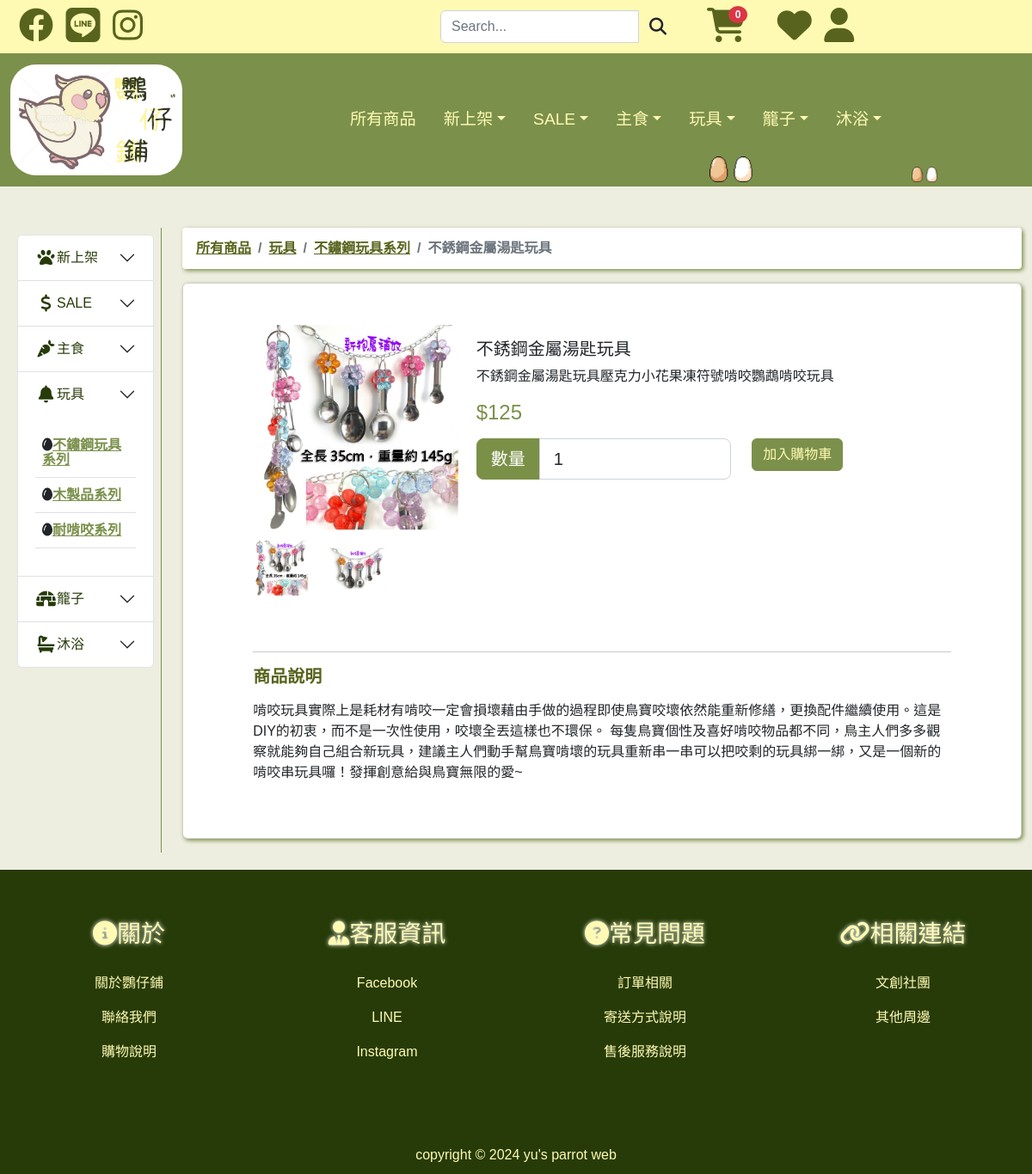
Screenshot of /goods.php?p_id=13 with the database file from the repository.
### tables this page shows
CREATE TABLE `pyclass` (
  `classid` int(3) NOT NULL COMMENT '產品類別',
  `level` int(2) NOT NULL COMMENT '所在層級',
  `fonticon` varchar(30) NOT NULL COMMENT '字型圖示',
  `cname` varchar(30) NOT NULL COMMENT '類別名稱',
  `sort` int(3) NOT NULL COMMENT '列表排序',
  `uplink` int(3) NOT NULL COMMENT '上層連結',
  `create_date` timestamp NOT NULL DEFAULT current_timestamp() ON UPDATE current_timestamp() COMMENT '建立時間與更新時間'
);

CREATE TABLE `product` (
  `p_id` int(10) NOT NULL COMMENT '產品編號',
  `classid` int(3) NOT NULL COMMENT '產品類別',
  `p_name` varchar(200) NOT NULL COMMENT '產品名稱',
  `p_intro` varchar(200) DEFAULT NULL COMMENT '產品簡介',
  `p_price` int(11) DEFAULT NULL COMMENT '產品單價',
  `p_open` tinyint(1) NOT NULL DEFAULT 1 COMMENT '上架',
  `p_content` text DEFAULT NULL COMMENT '產品詳細規格',
  `p_date` timestamp NULL DEFAULT current_timestamp() COMMENT '產品輸入日期'
);

CREATE TABLE `product_img` (
  `img_id` int(11) NOT NULL COMMENT '圖檔編號',
  `p_id` int(10) NOT NULL COMMENT '產品編號',
  `img_file` varchar(100) NOT NULL COMMENT '圖檔名稱',
  `sort` int(2) NOT NULL COMMENT '圖片順序',
  `create_date` timestamp NOT NULL DEFAULT current_timestamp() COMMENT '建立日期'
);

### mod/goods_content.php (the view, shortened to what this page needs)
<div class="card mb-3">
    <div class="row g-0 mt-5">
        <div class="col-md-1"></div>
        <div class="col-md-3">
            <?php
            $SQLstring = sprintf("SELECT * FROM product_img WHERE product_img.p_id=%d ORDER BY sort", $_GET['p_id']);
            $img_rs = $link->query($SQLstring);
            $imgList = $img_rs->fetch();
            ?>
            <img id="showGoods" name="showGoods" src="product_img/<?php echo $imgList['img_file']; ?>" class="img-fluid rounded-start" alt="<?php echo $data['p_name']; ?>" title="<?php echo $data['p_name']; ?>">
            <div class="row mt-2">
                <?php do { ?>
                    <div class="col-md-4">
                        <a href="product_img/<?php echo $imgList['img_file']; ?>" rel="group" class="fancybox" title="<?php echo $data['p_name']; ?>">
                            <img src="product_img/<?php echo $imgList['img_file']; ?>" alt="<?php echo $data['p_name']; ?>" title="<?php echo $data['p_name']; ?>" class="img-fluid">
                        </a>
                    </div>
                <?php } while ($imgList = $img_rs->fetch()); ?>
            </div>
        </div>
        <div class="col-md-8">
            <div class="card-body">
                <h5 class="card-title"><?php echo $data['p_name']; ?></h5>
                <p class="card-text"><?php echo $data['p_intro']; ?></p>
                <h4 class="color_price">$<?php echo $data['p_price']; ?></h4>
                <div class="row mt-3">
                    <div class="col-md-6">
                        <div class="input-group input-group-lg">
                            <span class="input-group-text color_count" id="inputGroup-sizing-lg">數量</span>
                            <input type="number" id="qty" name="qty" class="form-control" aria-label="Sizing example input" aria-describedby="inputGroup-sizing-lg" value="1">
                        </div>
                    </div>
                    <div class="col-md-6">
                        <button name="button01" id="button01" type="button" class="btn btn-parrot3" onclick="addcart(<?php echo $data['p_id']; ?>)">加入購物車</button>
                    </div>
                </div>
            </div>
        </div>
        <div class="col-md-1"></div>
        <div class="col-md-10 pt-5 pb-5">
            <hr>
            <h5 class="pb-2 p_content">商品說明</h5>
            <p><?php echo $data['p_content']; ?></p>
        </div>
    </div>
</div>

### goods.php (shortened to what this page needs)
<?php require_once('connections/conn_db.php'); ?>
<!doctype html>
<html lang="zh-TW">
<head>
    <?php require_once("./mod/headfile.php"); ?>
</head>
<body>
    <section class="header">
        <?php require_once("./mod/header.php") ?>
    </section>
    <section class="content">
        <div class="container-fluid">
            <div class="row mt-5">
                <div class="col-md-2">
                    <?php require_once("./mod/sidebar.php"); ?>
                </div>
                <div class="col-md-10">
                    <?php require_once("./mod/breadcrumb.php"); ?>
                    <?php require_once("./mod/goods_content.php"); ?>
                </div>
            </div>
        </div>
    </section>
    <section class="footer">
        <?php require_once("./mod/footer.php"); ?>
    </section>
</body>
</html>

### mod/headfile.php (shortened to what this page needs)
<link href="https://cdn.jsdelivr.net/npm/bootstrap@5.2.3/dist/css/bootstrap.min.css" rel="stylesheet">
<link rel="stylesheet" href="style.css">
<link rel="stylesheet" href="https://use.fontawesome.com/releases/v6.2.1/css/all.css">
<link rel="stylesheet" href="fancybox-2.1.7/source/jquery.fancybox.css">

### mod/header.php (shortened to what this page needs)
<div class="container-fluid">
    <div class="search row">
        <div class="col-md-5">
            <a href="#" title="facebook"><i class="fa-brands fa-facebook"></i></a>
            <a href="#" title="LINE"><i class="fa-brands fa-line"></i></a>
            <a href="#" title="Instagram"><i class="fa-brands fa-instagram"></i></a>
        </div>
        <div class="col-md-3">
            <div class="searchbar">
                <form name="search" action="./product.php" id="search" method="get">
                    <div class="input-group">
                        <input type="text" name="search_name" id="search_name" class="form-control" placeholder="Search..." value="<?php echo (isset($_GET['search_name'])) ? $_GET['search_name'] : ''; ?>" required>
                        <span class="input-group-bth">
                            <button class="btn btn-default" type="submit">
                                <i class="fas fa-search fa-lg"></i>
                            </button>
                        </span>
                    </div>
                </form>
            </div>
        </div>
        <?php
        $SQLstring = "SELECT * FROM cart WHERE orderid is NULL AND ip='" . $_SERVER['REMOTE_ADDR'] . "'";
        $cart_rs = $link->query($SQLstring);
        ?>
        <div class="col-md-4">
            <a href="./cart.php" title="購物車"><i class="fa-solid fa-cart-shopping"></i><span class="badge text-bg-danger"><?php echo ($cart_rs) ? $cart_rs->rowCount() : ''; ?></span></a>
            <a href="#" title="願望清單"><i class="fa-solid fa-heart"></i></a>
            <?php if (!isset($_SESSION['login'])) { ?>
                <a href="./login.php" title="會員中心"><i class="fa-solid fa-user"></i></a>
            <?php } else { ?>
                <a href="#" title="會員中心"><i class="fa-solid fa-user"></i></a>
                <a class="nav-link right" href="javascript:void(0);" title="登出" onclick="btn_confirmLink('是否確定登出？','./mod/logout.php')"><i class="fa-solid fa-right-from-bracket logout"></i></a>
            <?php } ?>
        </div>
    </div>
    <div class="nav row">
        <nav class="navbar navbar-expand-lg">
            <div class="container-fluid">
                <a class="navbar-brand" href="./index.php"><img src="./images/logo.jpg" alt="logo" class="logo" title="鸚仔鋪"></a>
                <div class="collapse navbar-collapse" id="navbarSupportedContent">
                    <ul class="navbar-nav mx-auto mb-2 mb-lg-0">
                        <li class="nav-item">
                            <a class="nav-link" aria-current="page" href="./product.php">所有商品</a>
                        </li>
                        <?php multiList01(); ?>
                    </ul>
                </div>
                <div class="parrotImg">
                    <img src="./images/egg.png" alt="" width="50px">
                    <img src="./images/egg.png" alt="" width="30px">
                </div>
            </div>
        </nav>
    </div>
</div>
<?php
function multiList01()
{
    global $link;
    $SQLstring = "SELECT * FROM pyclass WHERE level=1 ORDER BY sort";
    $pyclass01 = $link->query($SQLstring);
?>
    <?php while ($pyclass01_Rows = $pyclass01->fetch()) { ?>
        <li class="nav-item dropdown">
            <a class="nav-link dropdown-toggle" href="#" role="button" data-bs-toggle="dropdown" aria-expanded="false"><?php echo $pyclass01_Rows['cname']; ?></a>
        </li>
    <?php } ?>
<?php } ?>

### mod/sidebar.php (shortened to what this page needs)
<div class="sidebar pe-2 ps-2 pt-2">
    <?php
    $SQLstring = "SELECT * FROM pyclass WHERE level=1 ORDER BY sort";
    $pyclass01 = $link->query($SQLstring);
    ?>
    <div class="accordion" id="accordionExample">
        <?php while ($pyclass01_Rows = $pyclass01->fetch()) {
            $i = $pyclass01_Rows['classid']; ?>
            <div class="accordion-item">
                <h2 class="accordion-header" id="headingOne<?php echo $i; ?>">
                    <button class="accordion-button collapsed" type="button" data-bs-toggle="collapse" data-bs-target="#collapseOne<?php echo $i; ?>" aria-expanded="true" aria-controls="collapseOne<?php echo $i; ?>">
                        <i class="fas <?php echo $pyclass01_Rows['fonticon']; ?> fa-lg fa-fw"></i><?php echo $pyclass01_Rows['cname']; ?>
                    </button>
                </h2>
                <?php
                if (isset($_GET['p_id'])) {
                    $SQLstring = sprintf("SELECT uplink FROM pyclass,product WHERE pyclass.classid=product.classid AND p_id=%d", $_GET['p_id']);
                    $classid_rs = $link->query($SQLstring);
                    $data = $classid_rs->fetch();
                    $ladder = $data['uplink'];
                } elseif (isset($_GET['level']) && $_GET['level'] == 1) {
                    $ladder = $_GET['classid'];
                } elseif (isset($_GET['classid'])) {
                    $SQLstring = "SELECT uplink FROM pyclass where level=2 and classid=" . $_GET['classid'];
                    $classid_rs = $link->query($SQLstring);
                    $data = $classid_rs->fetch();
                    $ladder = $data['uplink'];
                } else {
                    $ladder = 1;
                }
                $SQLstring = sprintf("SELECT * FROM pyclass where level=2 and uplink=%d order by sort", $pyclass01_Rows['classid']);
                $pyclass02 = $link->query($SQLstring);
                ?>
                <div id="collapseOne<?php echo $i; ?>" class="accordion-collapse collapse <?php echo ($i == $ladder) ? 'show' : ''; ?>" aria-labelledby="headingOne<?php echo $i; ?>" data-bs-parent="#accordionExample">
                    <div class="accordion-body">
                        <table class="table">
                            <tbody>
                                <?php while ($pyclass02_Rows = $pyclass02->fetch()) { ?>
                                    <tr>
                                        <td>
                                            <em class="fas <?php echo $pyclass02_Rows['fonticon']; ?>"><a href="product.php?classid=<?php echo $pyclass02_Rows['classid']; ?>"><?php echo $pyclass02_Rows['cname']; ?></a>
                                        </td>
                                    </tr>
                                <?php } ?>
                            </tbody>
                        </table>
                    </div>
                </div>
            </div>
        <?php $i++;
        } ?>
    </div>
</div>

### mod/breadcrumb.php (shortened to what this page needs)
<?php
$level1Open = "";
$level2Open = "";
$level3Open = "";
if(isset($_GET['p_id']) && $_GET['p_id'] != ""){
    $SQLstring = sprintf("SELECT * FROM product,pyclass,(SELECT classid as upclassid, level as uplevel, cname as upcname FROM pyclass WHERE level=1) as uplevel WHERE product.classid=pyclass.classid AND pyclass.uplink=uplevel.upclassid AND product.p_id=%d",$_GET['p_id']);
    $classid_rs = $link->query($SQLstring);
    $data = $classid_rs->fetch();
    $level1Cname = $data['upcname'];
    $level1Upclassid=$data['upclassid'];
    $level1 = $data['uplevel'];
    $level1Open = '<li class="breadcrumb-item"><a href="product.php?classid=' . $level1Upclassid . '&level=' . $level1 . '">' . $level1Cname . '</a></li>';
    $level2Cname = $data['cname'];
    $level2Classid = $data['classid'];
    $level2Open = '<li class="breadcrumb-item"><a href="product.php?classid='.$level2Classid.'">'.$level2Cname.'</a></li>';
    $level3Open = '<li class="breadcrumb-item active" aria-current="page">'.$data['p_name'].'</li>';
} elseif(isset($_GET['search_name'])){
    $level1Open='<li class="breadcrumb-item active" aria-current="page">關鍵字查詢：'.$_GET['search_name'].'</li>';
}
?>
<nav aria-label="breadcrumb">
    <ol class="breadcrumb">
        <li class="breadcrumb-item"><a href="./product.php">所有商品</a></li>
        <?php echo $level1Open.$level2Open.$level3Open; ?>
    </ol>
</nav>

### mod/footer.php
<div class="container-fluid">
    <div class="row about mt-5 text-center">
        <div class="col-md-3">
            <h3><i class="fa-solid fa-circle-info"></i>關於</h3>
            <p><a href="#">關於鸚仔鋪</a></p>
            <p><a href="#">聯絡我們</a></p>
            <p><a href="#">購物說明</a></p>
        </div>
        <div class="col-md-3">
            <h3><i class="fa-solid fa-user-tie"></i>客服資訊</h3>
            <p><a href="#">Facebook</a></p>
            <p><a href="#">LINE</a></p>
            <p><a href="#">Instagram</a></p>
        </div>
        <div class="col-md-3">
            <h3><i class="fa-solid fa-circle-question"></i>常見問題</h3>
            <p><a href="#">訂單相關</a></p>
            <p><a href="#">寄送方式說明</a></p>
            <p><a href="#">售後服務說明</a></p>
        </div>
        <div class="col-md-3">
            <h3><i class="fa-solid fa-link"></i>相關連結</h3>
            <p><a href="#">文創社團</a></p>
            <p><a href="#">其他周邊</a></p>
        </div>
    </div>
    <div class="row copy text-center">
        <div class="col-md-12">
            copyright &copy; 2024 yu's parrot web
        </div>
    </div>
</div>

### style.css (style rules this page uses)
* { padding: 0px; margin: 0px; box-sizing: border-box; font-family: Arial, '微軟正黑體'; }
body { background-color: #eeeee0; }
.header { background-color: #FFFAB3; }
.header .search a { color: #58641D; font-size: 2.5em; margin-left: 10px; }
.nav ul li { margin-left: 1em; }
.header .searchbar { padding-top: 12px; padding-bottom: 12px; }
.nav { background-color: #7b904b; }
.nav li a { color: #FFFAB3; font-size: 1.2em; }
.parrotImg { position: absolute; right: 0; bottom: 5px; display: flex; align-items: flex-end; }
.parrotImg img { margin-right: 5px; bottom: 0; }
.logo { width: 200px; border-radius: 30px; }
.content .card { box-shadow: 2px 2px 5px #7B904B; }
.footer { margin-top: 20px; padding-top: 10px; background-color: #273B09; }
.about { color: #FFFAB3; }
.about h3 { margin-bottom: 1em; text-shadow: 0px 0px 5px #fff; }
.about p a { color: #FFFAB3; text-decoration: none; }
.copy { color: #FFFAB3; padding-top: 5em; padding-bottom: 10px; }
.sidebar { height: 100%; border-right: 1px solid #7B904B; }
.sidebar a { color: #7b904b; }
.sidebar .accordion { --bs-accordion-color: #273B09; --bs-accordion-bg: #fff; --bs-accordion-btn-color: #273B09; --bs-accordion-btn-focus-border-color: #7b904b; --bs-accordion-active-color: #273B09; --bs-accordion-active-bg: #FFFAB3; --bs-accordion-btn-focus-box-shadow: 0 0 0 0.25rem rgba(94, 168, 116, 0.25); }
.breadcrumb { display: flex; flex-wrap: wrap; padding: 0.75rem 1rem; margin-bottom: 1rem; list-style: none; border-radius: 0.25rem; box-shadow: 2px 2px 5px #7B904B; font-weight: bolder; background-color: #fff; }
.breadcrumb a { color:#58641d; }
#showGoods { transform: none; }
.color_price { color: #7b904b; }
.color_count { color: #fff; background-color: #7b9047; border-color: #7b9047; font-size: 1.5em; }
.btn-parrot3 { --bs-btn-color: #fffab3; --bs-btn-bg: #7B904B; --bs-btn-border-color: #7B904B; --bs-btn-hover-color: #fff; --bs-btn-hover-bg: #273B09; --bs-btn-hover-border-color: #273B09; --bs-btn-focus-shadow-rgb: 49, 132, 253; --bs-btn-active-color: #fffab3; --bs-btn-active-bg: #273B09; --bs-btn-active-border-color: #273B09; --bs-btn-active-shadow: inset 0 3px 5px rgba(0, 0, 0, 0.125); --bs-btn-disabled-color: #fffab3; --bs-btn-disabled-bg: #7B904B; --bs-btn-disabled-border-color: #7B904B; }
.badge.text-bg-danger { font-size: 30%; color: #fff !important; border-radius: 50%; position: relative; left: -20px; top: -23px; }
.card .p_content, .color_58641d { font-weight: bold; color: #58641d; }

### rows the page displays
pyclass: cname "新上架"
pyclass: cname "SALE"
pyclass: cname "主食"
pyclass: cname "玩具"
pyclass: cname "籠子"
pyclass: cname "沐浴"
pyclass: cname "不鏽鋼玩具系列"
pyclass: cname "木製品系列"
pyclass: cname "耐啃咬系列"
product: classid.cname "不鏽鋼玩具系列", p_name "不銹鋼金屬湯匙玩具", product_img.img_file (picture), p_intro "不銹鋼金屬湯匙玩具壓克力小花果凍符號啃咬鸚鵡啃咬玩具", p_price "125", p_content "啃咬玩具實際上是耗材有啃咬一定會損壞藉由手做的過程即使鳥寶咬壞依然能重新修繕，更換配件繼續使用。這是DIY的初衷，而不是一次性使用，咬壞全丟這樣也不環保。 每隻鳥寶個性及喜好啃咬物品都不同，鳥主人們多多觀察就能夠自己組合新玩具，建議主人們動手幫鳥寶啃壞的玩具重新串一串可以把咬剩的玩具綁一綁，又是一個新的啃咬串玩具囉！發揮創意給與鳥寶無限的愛~"
product_img: img_file (picture)
product_img: img_file (picture)

### other values shown
$cart_rs->rowCount() "0"
$level1Cname "玩具"
